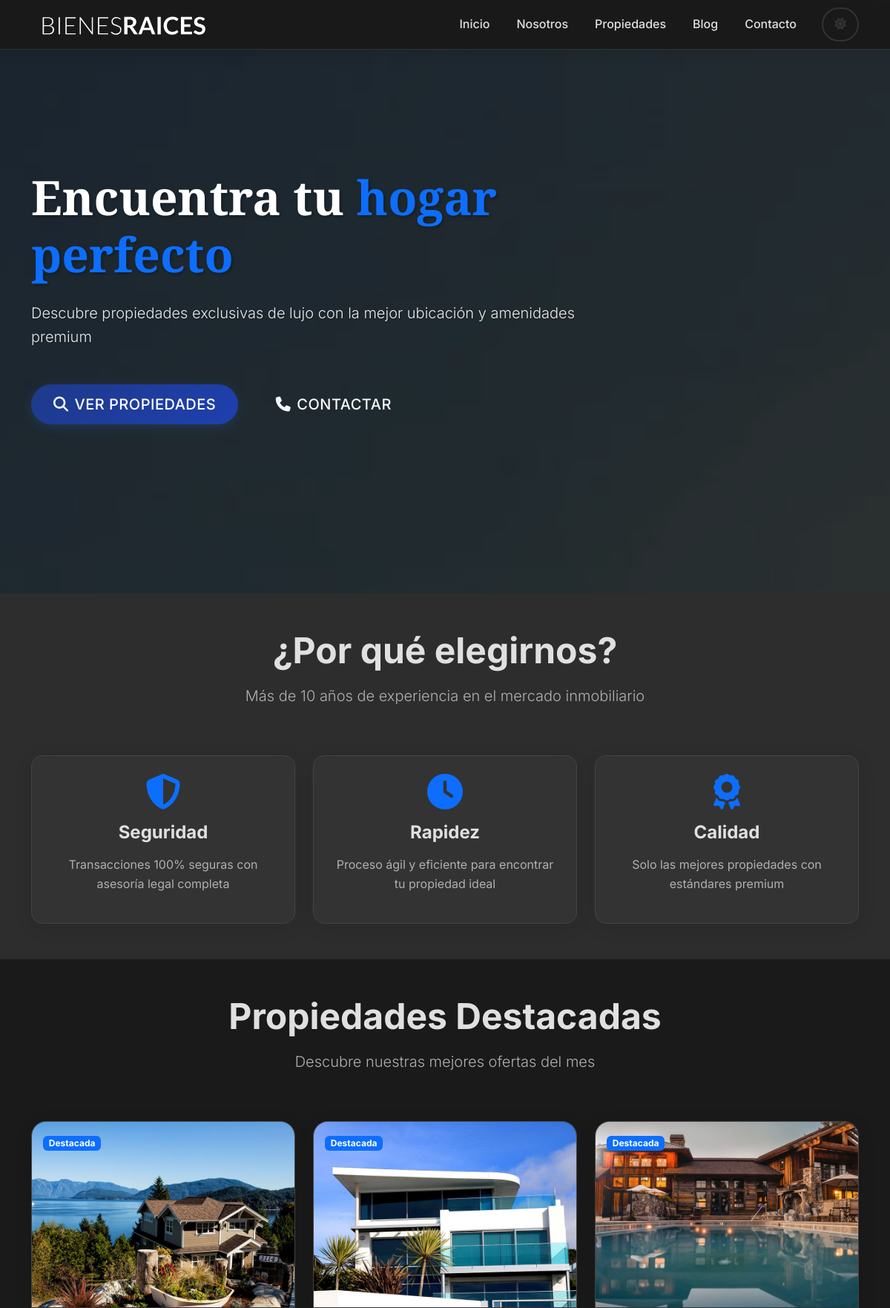
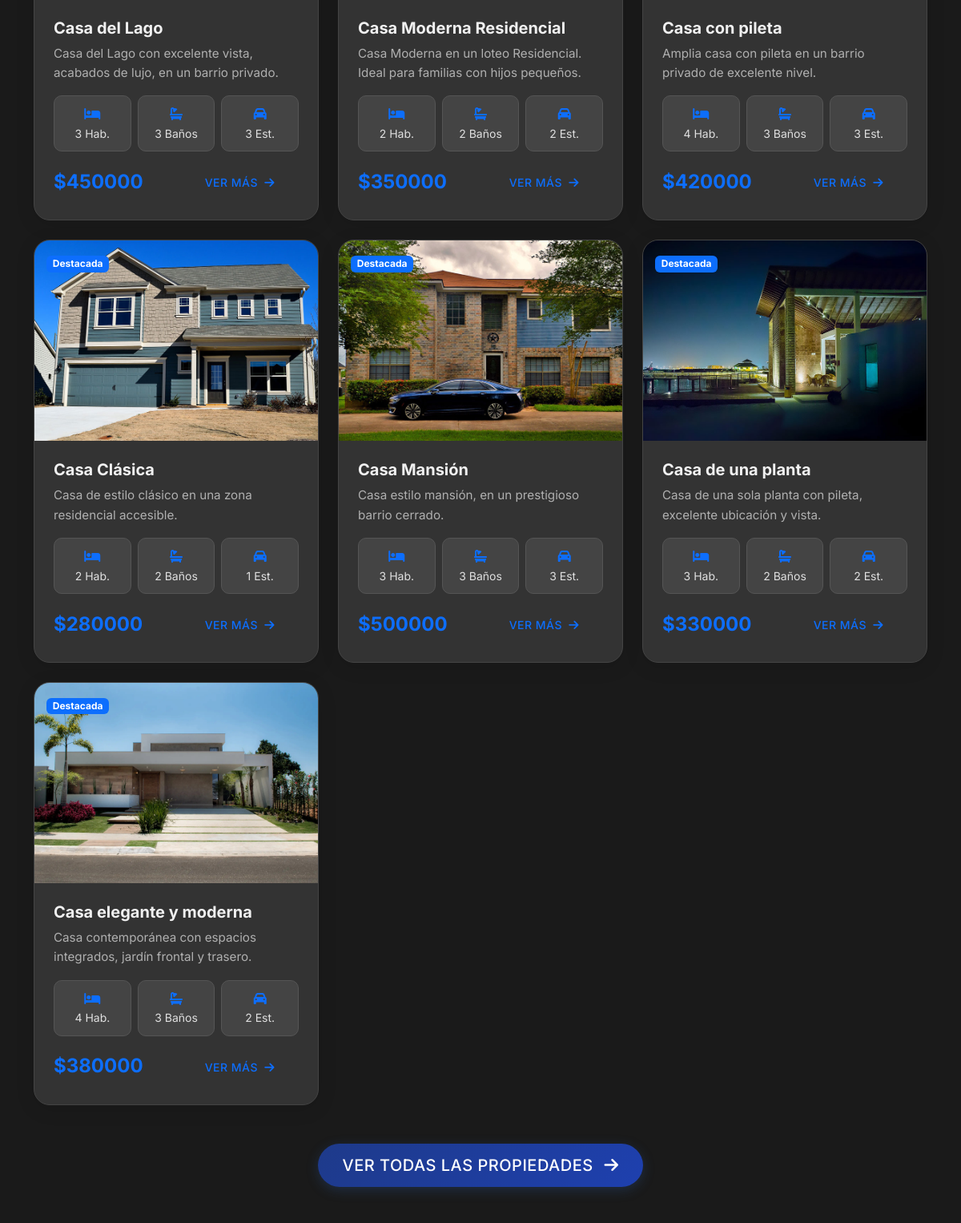
The page / (upper part) on the database its author committed (2 pictures, top to bottom).
### sistema_inmobiliaria/models.py (models this page shows, shortened)
class Propiedad(models.Model):
    titulo = models.CharField(max_length=255)
    precio = models.IntegerField()
    imagen = models.ImageField(upload_to='propiedades/')
    descripcion = models.TextField()
    habitaciones = models.IntegerField()
    bano = models.IntegerField()
    estacionamiento = models.IntegerField()
    creado = models.DateField(default=date.today)
    vendedor_id = models.ForeignKey(Vendedor, on_delete=models.SET_NULL, null=True)
    class Meta:
        verbose_name_plural = "propiedades"

### sistema_inmobiliaria/views.py (the view)
# urls.py: 2. Add a URL to urlpatterns:  path('', views.home, name='home')
def home(request):
    propiedades = Propiedad.objects.all()
    return render(request, 'sistema_inmobiliaria/home.html', {'propiedades': propiedades})

### sistema_inmobiliaria/templates/sistema_inmobiliaria/home.html (shortened to what this page needs)
{% extends './base.html' %}
{% load static %}
{% block hero %}
<section class="hero-section">
    <div class="hero-overlay"></div>
    <div class="container">
        <div class="row align-items-center min-vh-100">
            <div class="col-lg-8">
                <h1 class="hero-title display-3 fw-bold text-white mb-4">
                    Encuentra tu <span class="text-primary">hogar perfecto</span>
                </h1>
                <p class="hero-subtitle lead text-white-75 mb-5">
                    Descubre propiedades exclusivas de lujo con la mejor ubicación y amenidades premium
                </p>
                <div class="hero-actions">
                    <a href="{% url 'Propiedades' %}" class="btn btn-primary btn-lg me-3">
                        <i class="fas fa-search me-2"></i>Ver Propiedades
                    </a>
                    <a href="{% url 'Contacto' %}" class="btn btn-outline-light btn-lg">
                        <i class="fas fa-phone me-2"></i>Contactar
                    </a>
                </div>
            </div>
        </div>
    </div>
</section>
{% endblock %}
{% block content %}
<section class="py-5 bg-light">
    <div class="container">
        <div class="row text-center mb-5">
            <div class="col-12">
                <h2 class="display-5 fw-bold mb-3">¿Por qué elegirnos?</h2>
                <p class="lead text-muted">Más de 10 años de experiencia en el mercado inmobiliario</p>
            </div>
        </div>
        <div class="row g-4">
            <div class="col-md-4">
                <div class="feature-card text-center p-4 h-100">
                    <div class="feature-icon mb-3">
                        <i class="fas fa-shield-alt fa-3x text-primary"></i>
                    </div>
                    <h4 class="fw-bold mb-3">Seguridad</h4>
                    <p class="text-muted">Transacciones 100% seguras con asesoría legal completa</p>
                </div>
            </div>
            <div class="col-md-4">
                <div class="feature-card text-center p-4 h-100">
                    <div class="feature-icon mb-3">
                        <i class="fas fa-clock fa-3x text-primary"></i>
                    </div>
                    <h4 class="fw-bold mb-3">Rapidez</h4>
                    <p class="text-muted">Proceso ágil y eficiente para encontrar tu propiedad ideal</p>
                </div>
            </div>
            <div class="col-md-4">
                <div class="feature-card text-center p-4 h-100">
                    <div class="feature-icon mb-3">
                        <i class="fas fa-award fa-3x text-primary"></i>
                    </div>
                    <h4 class="fw-bold mb-3">Calidad</h4>
                    <p class="text-muted">Solo las mejores propiedades con estándares premium</p>
                </div>
            </div>
        </div>
    </div>
</section>
<section class="py-5">
    <div class="container">
        <div class="row mb-5">
            <div class="col-12 text-center">
                <h2 class="display-5 fw-bold mb-3">Propiedades Destacadas</h2>
                <p class="lead text-muted">Descubre nuestras mejores ofertas del mes</p>
            </div>
        </div>
        <div class="row g-4">
            {% for propiedad in propiedades %}
            <div class="col-lg-4 col-md-6">
                <div class="property-card h-100">
                    <div class="property-image-container">
                        <img src="{% if propiedad.imagen %}{% if propiedad.imagen.url %}{{ propiedad.imagen.url }}{% else %}{% get_media_prefix as MEDIA_PREFIX %}{{ MEDIA_PREFIX }}propiedades/{{ propiedad.imagen }}{% endif %}{% else %}{% static 'sistema_inmobiliaria/img/anuncio1.jpg' %}{% endif %}"
                             class="property-image" alt="{{ propiedad.titulo }}">
                        <div class="property-badge">
                            <span class="badge bg-primary">Destacada</span>
                        </div>
                    </div>
                    <div class="property-content p-4">
                        <h5 class="property-title fw-bold mb-2">{{ propiedad.titulo }}</h5>
                        <p class="property-description text-muted mb-3">{{ propiedad.descripcion|truncatewords:15 }}</p>
                        <div class="property-features mb-3">
                            <div class="row g-2 text-center">
                                <div class="col-4">
                                    <div class="feature-item">
                                        <i class="fas fa-bed text-primary"></i>
                                        <small class="d-block">{{ propiedad.habitaciones }} Hab.</small>
                                    </div>
                                </div>
                                <div class="col-4">
                                    <div class="feature-item">
                                        <i class="fas fa-bath text-primary"></i>
                                        <small class="d-block">{{ propiedad.bano }} Baños</small>
                                    </div>
                                </div>
                                <div class="col-4">
                                    <div class="feature-item">
                                        <i class="fas fa-car text-primary"></i>
                                        <small class="d-block">{{ propiedad.estacionamiento }} Est.</small>
                                    </div>
                                </div>
                            </div>
                        </div>
                        <div class="d-flex justify-content-between align-items-center">
                            <div class="property-price">
                                <span class="h4 fw-bold text-primary mb-0">${{ propiedad.precio|floatformat:0 }}</span>
                            </div>
                            <a href="{% url 'Propiedad' propiedad.id %}" class="btn btn-outline-primary btn-sm">
                                Ver Más <i class="fas fa-arrow-right ms-1"></i>
                            </a>
                        </div>
                    </div>
                </div>
            </div>
            {% endfor %}
        </div>
        <div class="text-center mt-5">
            <a href="{% url 'Propiedades' %}" class="btn btn-primary btn-lg">
                Ver Todas las Propiedades <i class="fas fa-arrow-right ms-2"></i>
            </a>
        </div>
    </div>
</section>
{% endblock %}

### rows shown on the page
Propiedad: imagen (picture), titulo "Casa del Lago", descripcion "Casa del Lago con excelente vista, acabados de lujo, en un barrio privado.", habitaciones "3", bano "3", estacionamiento "3", precio "450000"
Propiedad: imagen (picture), titulo "Casa Moderna Residencial", descripcion "Casa Moderna en un loteo Residencial. Ideal para familias con hijos pequeños.", habitaciones "2", bano "2", estacionamiento "2", precio "350000"
Propiedad: imagen (picture), titulo "Casa con pileta", descripcion "Amplia casa con pileta en un barrio privado de excelente nivel.", habitaciones "4", bano "3", estacionamiento "3", precio "420000"
Propiedad: imagen (picture), titulo "Casa Clásica", descripcion "Casa de estilo clásico en una zona residencial accesible.", habitaciones "2", bano "2", estacionamiento "1", precio "280000"
Propiedad: imagen (picture), titulo "Casa Mansión", descripcion "Casa estilo mansión, en un prestigioso barrio cerrado.", habitaciones "3", bano "3", estacionamiento "3", precio "500000"
Propiedad: imagen (picture), titulo "Casa de una planta", descripcion "Casa de una sola planta con pileta, excelente ubicación y vista.", habitaciones "3", bano "2", estacionamiento "2", precio "330000"
Propiedad: imagen (picture), titulo "Casa elegante y moderna", descripcion "Casa contemporánea con espacios integrados, jardín frontal y trasero.", habitaciones "4", bano "3", estacionamiento "2", precio "380000"
